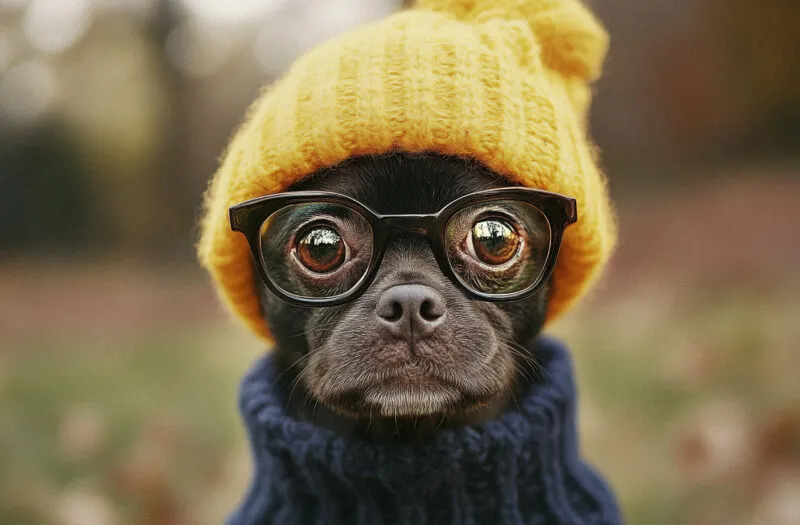
#> input picture OpenCV/Practical Python and OpenCV/1.webp, 800 x 525 px
$ jupyter execute 06_translation.ipynb
#> lines starting #> are read from the running program, lines starting #| are printed output that depends on the picture
[cell 1]
import numpy as np
import cv2

[cell 2]
def translate(image, x, y):
    M = np.float32([[1,0, x], [0,1,y]])
    shifted = cv2.warpAffine(image, M, (image.shape[1], image.shape[0]))
    return shifted

[cell 3]
def show_image(image, msg):
    cv2.imshow(msg, image)
    cv2.waitKey(0)
    cv2.destroyAllWindows()

[cell 4]
image = cv2.imread('./1.webp')
#> image is the input picture: shape (525, 800, 3); mean B, G, R 77.3, 107.5, 122.7
cv2.imshow("Original", image)
cv2.waitKey(0)
cv2.destroyAllWindows()

[cell 5]
M = np.float32([[1,0,25],[0,1,50]])
shifted = cv2.warpAffine(image, M, (image.shape[1], image.shape[0]))
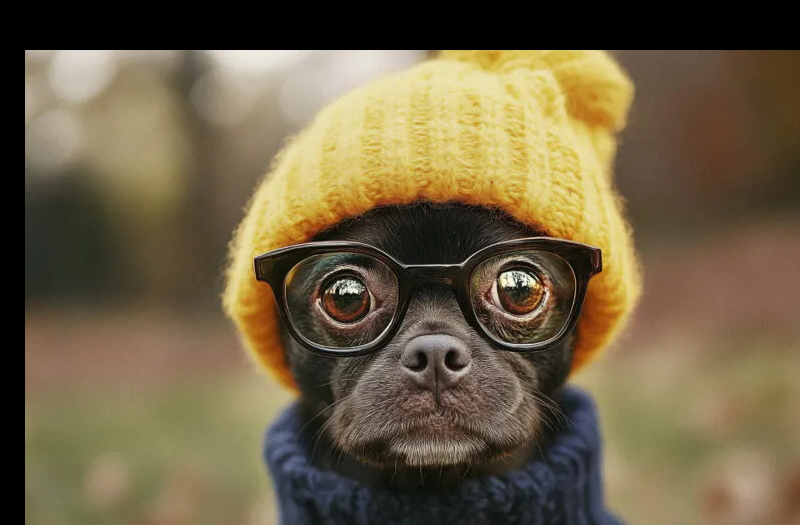
#> shifted: shape (525, 800, 3); mean B, G, R 69.2, 97.1, 111.1
cv2.imshow("Shifted Down and Right", shifted)
cv2.waitKey(0)
cv2.destroyAllWindows()

[cell 6]
M = np.float32([[1,0,-50], [0,1,-90]])
shifted = cv2.warpAffine(image, M, (image.shape[1], image.shape[0]))
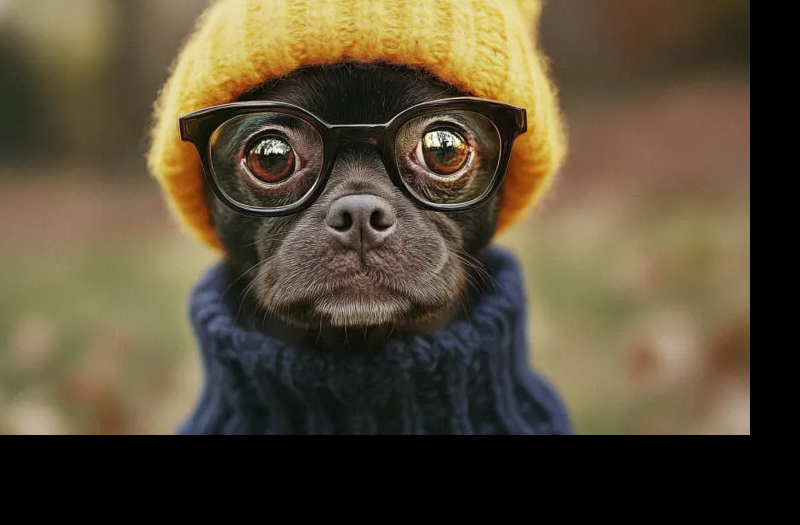
#> shifted: shape (525, 800, 3); mean B, G, R 54.7, 76.4, 88.3
cv2.imshow("Shifted Up and Left", shifted)
cv2.waitKey(0)
cv2.destroyAllWindows()

[cell 7]
shifted = translate(image, 0, 100)
#> in translate, `shifted = cv2.warpAffine(image, M, (image.shape[1], image.shape[0]))`:
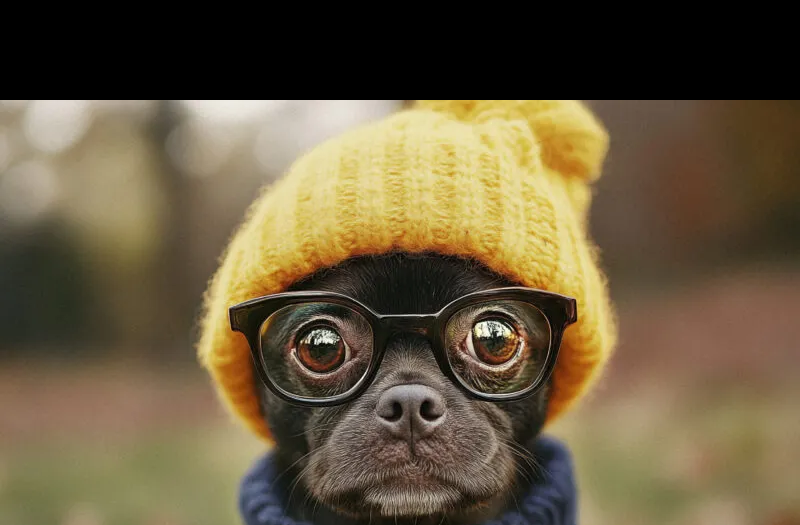
#> shifted: shape (525, 800, 3); mean B, G, R 63.9, 90.9, 104.9
show_image(shifted, "Shifted Down")
